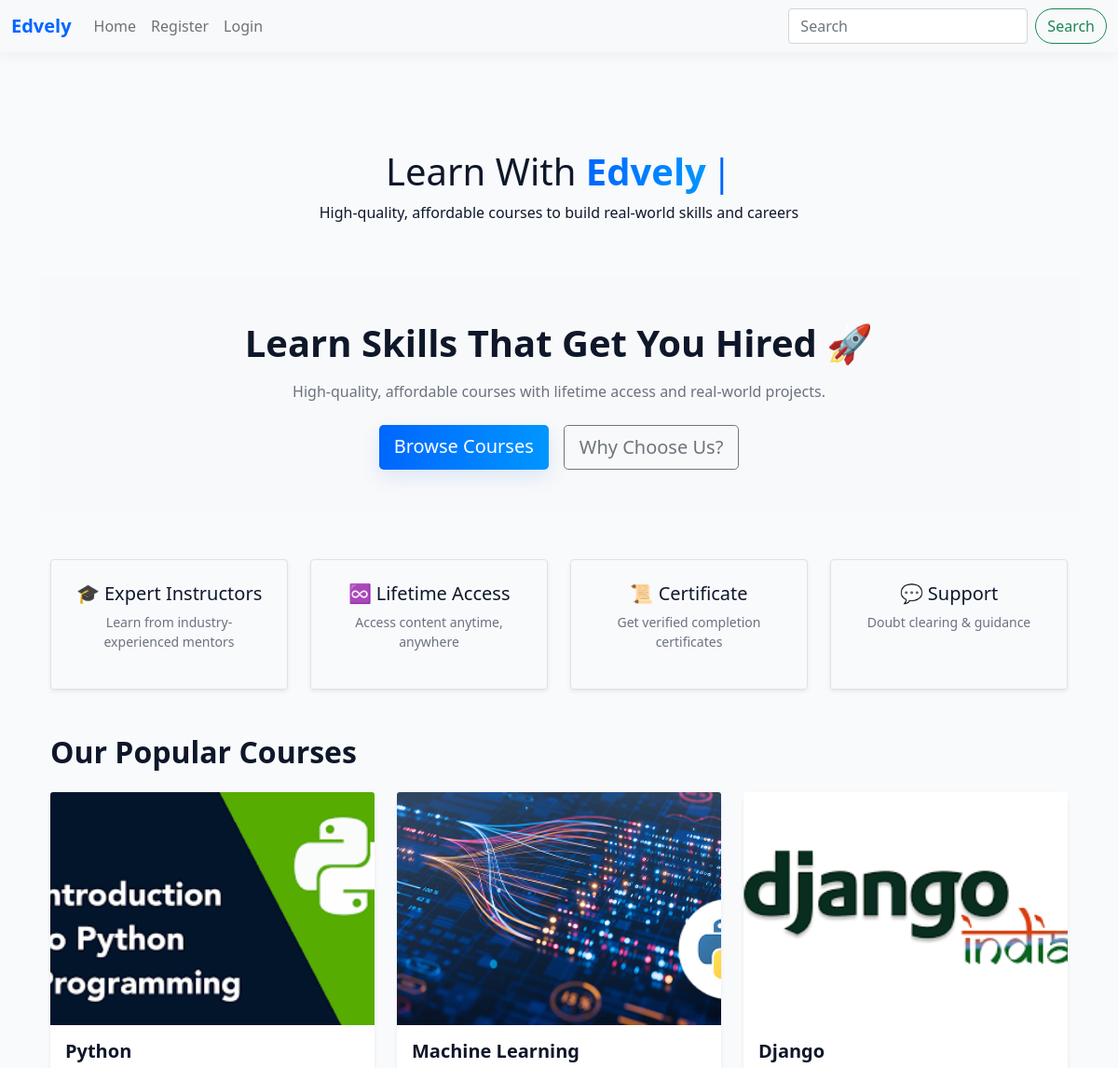
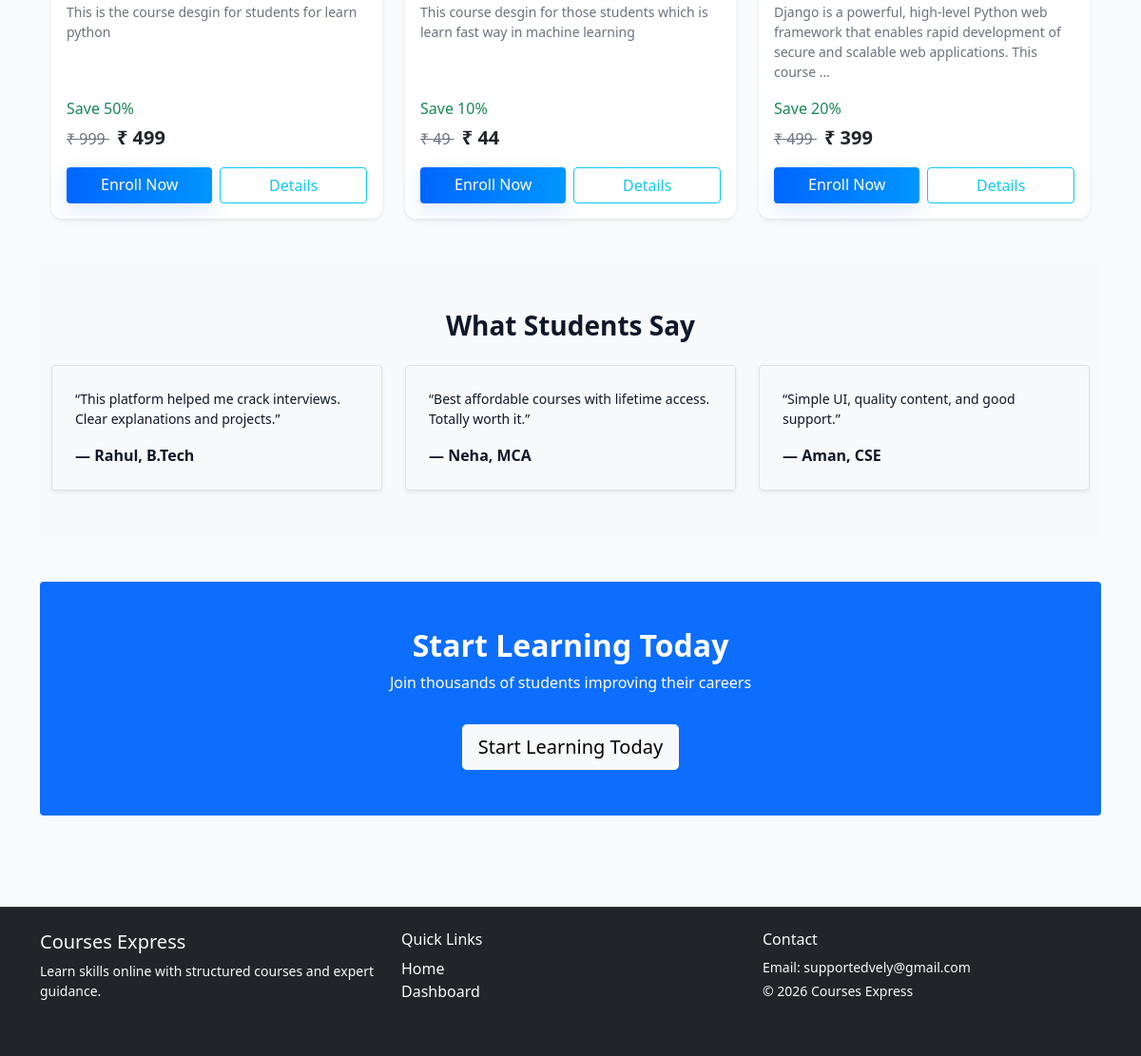
The page / on the database its author committed (2 pictures, top to bottom).
### sell/models.py (models this page shows, shortened)
class Course(models.Model):
    name = models.CharField(max_length=100)
    description = models.TextField()
    price = models.DecimalField(max_digits=8, decimal_places=2)
    discount = models.IntegerField()
    active = models.BooleanField(default=True)
    thumbnail = models.ImageField(upload_to='media/courses/thumbnails', blank=True, null=True)
    date = models.DateTimeField(auto_now_add=True)
    resource = models.FileField(upload_to='media/courses/resources', blank=True, null=True)
    length_in_minutes = models.PositiveIntegerField()
    slug=models.CharField(max_length=100, null=False, blank=False, unique=True)
    @property
    def discounted_price(self):
        percent = Decimal(100 - int(self.discount))
        result = (self.price * percent) / Decimal(100)
        return int(result.quantize(Decimal('1'), rounding=ROUND_DOWN))

### sell/views.py (the view)
# urls.py: 2. Add a URL to urlpatterns:  path('', views.home, name='home')
def home(request):
    courses = Course.objects.all()
    return render(request, 'sell/home.html', {'courses': courses})

### sell/templates/sell/home.html (shortened to what this page needs)
{% extends "sell/base.html" %}
{% load static %}
{% block content %}
<section class="blink">
  <h1>Learn With <span class="gradient-text" id="typewriter"></span><span class="blinking-cursor">|</span></h1>
  <p>
    High-quality, affordable courses to build real-world skills and careers
  </p>
</section>
<section class="bg-light py-5 mb-5 rounded">
  <div class="container text-center">
    <h1 class="fw-bold display-6">
      Learn Skills That Get You Hired 🚀
    </h1>
    <p class="text-muted mt-3">
      High-quality, affordable courses with lifetime access and real-world projects.
    </p>
    <div class="d-flex justify-content-center gap-3 mt-4">
      <a href="#courses" class="btn btn-primary btn-lg">
        Browse Courses
      </a>
      <a href="#" class="btn btn-outline-secondary btn-lg">
        Why Choose Us?
      </a>
    </div>
  </div>
</section>
<section class="container my-5">
  <div class="row text-center g-4">
    <div class="col-md-3">
      <div class="p-4 border rounded shadow-sm h-100">
        <h5>🎓 Expert Instructors</h5>
        <p class="small text-muted">
          Learn from industry-experienced mentors
        </p>
      </div>
    </div>
    <div class="col-md-3">
      <div class="p-4 border rounded shadow-sm h-100">
        <h5>♾ Lifetime Access</h5>
        <p class="small text-muted">
          Access content anytime, anywhere
        </p>
      </div>
    </div>
    <div class="col-md-3">
      <div class="p-4 border rounded shadow-sm h-100">
        <h5>📜 Certificate</h5>
        <p class="small text-muted">
          Get verified completion certificates
        </p>
      </div>
    </div>
    <div class="col-md-3">
      <div class="p-4 border rounded shadow-sm h-100">
        <h5>💬 Support</h5>
        <p class="small text-muted">
          Doubt clearing & guidance
        </p>
      </div>
    </div>
  </div>
</section>
<div class="container-fluid mt-5">
  <h2 id="courses" class="fw-bold mb-4">
    Our Popular Courses
  </h2>
  <div class="row g-4">
    {% for course in courses %}
    <div class="col-md-4 d-flex">
      <div class="card shadow-sm border-0 w-100 h-100">
        {% if course.thumbnail %}
        <img src="{{ course.thumbnail.url }}"
             class="card-img-top img-fluid"
             style="height:250px; object-fit:cover;"
             alt="{{ course.name }}">
        {% else %}
        <img src="{% static 'sell/default-course.png' %}"
             class="card-img-top img-fluid"
             style="height:250px; object-fit:cover;"
             alt="{{ course.name }}">
        {% endif %}
        <div class="card-body d-flex flex-column">
          <h5 class="card-title fw-bold">
            {{ course.name }}
          </h5>
          <p class="card-text text-muted small">
            {{ course.description|truncatewords:20 }}
          </p>
          <div class="mt-auto">
            <p class="mb-1 text-success fw-semibold">
              Save {{ course.discount }}%
            </p>
            <p class="mb-3">
              <span class="text-muted text-decoration-line-through">
                ₹ {{ course.price|floatformat:0 }}
              </span>
              <span class="fs-5 fw-bold text-dark ms-2">
                ₹ {{ course.discounted_price }}
              </span>
            </p>
            <div class="d-flex gap-2">
              <a href="{% url 'checkout' course.slug %}"
                 class="btn btn-primary w-100">
                Enroll Now
              </a>
              <a href="{% url 'course_detail' course.slug %}"
                 class="btn btn-outline-info w-100">
                Details
              </a>
            </div>
          </div>
        </div>
      </div>
    </div>
    {% empty %}
    <p class="text-muted">No courses available.</p>
    {% endfor %}
  </div>
</div>
<section class="bg-light py-5 mt-5">
  <div class="container">
    <h3 class="text-center fw-bold mb-4">
      What Students Say
    </h3>
    <div class="row g-4">
      <div class="col-md-4">
        <div class="p-4 border rounded shadow-sm h-100">
          <p class="small">
            “This platform helped me crack interviews. Clear explanations and projects.”
          </p>
          <strong>— Rahul, B.Tech</strong>
        </div>
      </div>
      <div class="col-md-4">
        <div class="p-4 border rounded shadow-sm h-100">
          <p class="small">
            “Best affordable courses with lifetime access. Totally worth it.”
          </p>
          <strong>— Neha, MCA</strong>
        </div>
      </div>
      <div class="col-md-4">
        <div class="p-4 border rounded shadow-sm h-100">
          <p class="small">
            “Simple UI, quality content, and good support.”
          </p>
          <strong>— Aman, CSE</strong>
        </div>
      </div>
    </div>
  </div>
</section>
<section class="text-center py-5 bg-primary text-white mt-5 rounded">
  <h2 class="fw-bold">
    Start Learning Today
  </h2>
  <p class="mt-2">
    Join thousands of students improving their careers
  </p>
  <a href="#" class="btn btn-light btn-lg mt-3">
    Start Learning Today
  </a>
</section>
{% endblock %}

### sell/templates/sell/base.html (shortened to what this page needs)
<!doctype html>
<html lang="en">
  {% load static %}
<head>
  <link href="https://cdn.jsdelivr.net/npm/bootstrap@5.0.2/dist/css/bootstrap.min.css" rel="stylesheet"
>
 <link rel="stylesheet" href="{% static 'sell/css/style.css' %}">
</head>
<body>
  <nav class="navbar navbar-expand-lg navbar-light bg-light">
    <div class="container-fluid">
      <a class="navbar-brand" href="{% url 'home' %}">Edvely</a>
      <div class="collapse navbar-collapse" id="navbarSupportedContent">
        <ul class="navbar-nav me-auto mb-2 mb-lg-0">
          <li class="nav-item">
            <a class="nav-link" href="{% url 'home' %}">Home</a>
          </li>
          {% if not user.is_authenticated %}
          <li class="nav-item">
            <a class="nav-link" href="{% url 'register' %}">Register</a>
          </li>
          <li class="nav-item">
            <a class="nav-link" href="{% url 'login' %}">Login</a>
          </li>
          {% endif %}
        </ul>
        <form class="d-flex align-items-center">
          <input class="form-control me-2" type="search" placeholder="Search">
          <button class="btn btn-outline-success" type="submit">Search</button>
        </form>
      </div>
    </div>
  </nav>
  <main class="site-container">
    <div class="container">
      {% block content %}
      {% endblock %}
    </div>
  </main>
<footer class="bg-dark text-light mt-5">
  <div class="container py-4">
    <div class="row">
      <div class="col-md-4 mb-3">
        <h5>Courses Express</h5>
        <p class="small">
          Learn skills online with structured courses and expert guidance.
        </p>
      </div>
      <div class="col-md-4 mb-3">
        <h6>Quick Links</h6>
        <ul class="list-unstyled">
          <li><a href="{% url 'home' %}" class="text-light text-decoration-none">Home</a></li>
          <li><a href="{% url 'dashboard' %}" class="text-light text-decoration-none">Dashboard</a></li>
        </ul>
      </div>
      <div class="col-md-4 mb-3">
        <h6>Contact</h6>
        <p class="small mb-1">Email: supportedvely@gmail.com</p>
        <p class="small mb-0">© {{ year|default:"2026" }} Courses Express</p>
      </div>
    </div>
  </div>
</footer>
</body>
</html>

### sell/static/sell/css/style.css (style rules this page uses)
:root { --bg: #f8fafc; --surface: #ffffff; --muted: #6b7280; --text: #0f172a; --primary-start: #0066ff; --primary-end: #0096ff; }
body { background: var(--bg); color: var(--text); transition: background .25s ease, color .25s ease; }
.site-container { padding: 3rem 0; }
.navbar { background: var(--surface); box-shadow: 0 2px 18px rgba(2,6,23,0.06); }
.navbar .navbar-brand { font-weight: 700; color: var(--primary-start); }
.card { border: none; border-radius: 12px; background: linear-gradient(180deg, rgba(255,255,255,0.98), rgba(255,255,255,0.96)); box-shadow: 0 8px 28px rgba(2,6,23,0.06); }
.btn-primary { background: linear-gradient(90deg,var(--primary-start),var(--primary-end)); border: none; box-shadow: 0 8px 22px rgba(3,102,214,0.12); }
.btn-outline-success { border-radius: 999px; }
footer { border-top: 1px solid rgba(255,255,255,0.04); }
.text-muted { color:var(--muted) !important; }
.blink { text-align:center; padding:3.5rem 0 2.5rem; }
.gradient-text { background: linear-gradient(90deg,var(--primary-start),var(--primary-end)); -webkit-background-clip: text; -webkit-text-fill-color: transparent; font-weight:700; }
.blinking-cursor { display:inline-block; margin-left:6px; color:var(--primary-start); animation: blink 1s steps(2,start) infinite; }
.blink { text-align: center; }

### rows shown on the page
Course: thumbnail (picture), name "Python", description "This is the course desgin for students for learn python", discount "50", price "999", discounted_price "499"
Course: thumbnail (picture), name "Machine Learning", description "This course desgin for those students which is learn fast way in machine learning", discount "10", price "49", discounted_price "44"
Course: thumbnail (picture), name "Django", description "Django is a powerful, high-level Python web framework that enables rapid development of secure and scalable web applications. This course …", discount "20", price "499", discounted_price "399"

### other values the page prints
{{ year|default:"2026" }} "2026"
